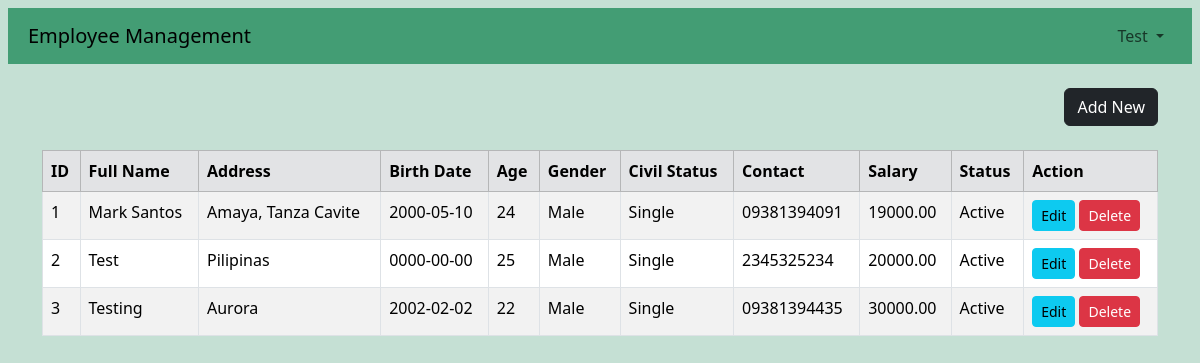
Page /index.php (signed in) on the committed database.
### tables this page shows
CREATE TABLE `employeefile` (
  `recid` bigint(20) NOT NULL,
  `fullname` varchar(255) NOT NULL,
  `address` varchar(255) NOT NULL,
  `birthdate` date NOT NULL,
  `age` int(11) NOT NULL,
  `gender` varchar(10) NOT NULL,
  `civilstat` varchar(20) NOT NULL,
  `contactnum` varchar(20) NOT NULL,
  `salary` decimal(10,2) NOT NULL,
  `isactive` tinyint(1) NOT NULL DEFAULT 1
);

### index.php (the view, shortened to what this page needs)
<!DOCTYPE html>
<html lang="en">
<head>
    <link href="https://cdn.jsdelivr.net/npm/bootstrap@5.3.3/dist/css/bootstrap.min.css" rel="stylesheet">
</head>
<body class="bg-success p-2 bg-opacity-25">
    <?php
    include "navbar.php";
    ?>
    <div class="container mt-4">
        <div class="d-flex justify-content-end">
            <a href="add_employee.php" class="btn btn-dark mb-4">Add New</a>
        </div>
        <div class="table-responsive">
            <table class="table table-striped table-bordered">
                <thead class="table-secondary">
                    <tr>
                        <th scope="col">ID</th>
                        <th scope="col">Full Name</th>
                        <th scope="col">Address</th>
                        <th scope="col">Birth Date</th>
                        <th scope="col">Age</th>
                        <th scope="col">Gender</th>
                        <th scope="col">Civil Status</th>
                        <th scope="col">Contact</th>
                        <th scope="col">Salary</th>
                        <th scope="col">Status</th>
                        <th scope="col">Action</th>
                    </tr>
                </thead>
                <tbody>
                    <?php
                    include "dbConnection.php";
                    $sql = "SELECT * FROM `employeefile`";
                    $stmt = $conn->prepare($sql);
                    $stmt->execute();
                    $result = $stmt->get_result();
                    if ($result->num_rows > 0) {
                        while ($row = $result->fetch_assoc()) {
                    ?>
                            <tr>
                                <td><?php echo htmlspecialchars($row['recid']); ?></td>
                                <td><?php echo htmlspecialchars($row['fullname']); ?></td>
                                <td><?php echo htmlspecialchars($row['address']); ?></td>
                                <td><?php echo htmlspecialchars($row['birthdate']); ?></td>
                                <td><?php echo htmlspecialchars($row['age']); ?></td>
                                <td><?php echo htmlspecialchars($row['gender']); ?></td>
                                <td><?php echo htmlspecialchars($row['civilstat']); ?></td>
                                <td><?php echo htmlspecialchars($row['contactnum']); ?></td>
                                <td><?php echo htmlspecialchars($row['salary']); ?></td>
                                <td><?php echo $row['isactive'] ? 'Active' : 'Inactive'; ?></td>
                                <td>
                                    <a href="edit_employee.php?recid=<?php echo $row['recid'] ?>" class="btn btn-info btn-sm">Edit</a>
                                    <a href="delete_employee.php?recid=<?php echo $row['recid'] ?>" class="btn btn-danger btn-sm">Delete</a>
                                </td>
                            </tr>
                    <?php
                        }
                    } else {
                        echo '<tr><td colspan="11" class="text-center">No employees found.</td></tr>';
                    }
                    ?>
                </tbody>
            </table>
        </div>
    </div>
</body>
</html>

### rows in the picture
employeefile: recid "1", fullname "Mark Santos", address "Amaya, Tanza Cavite", birthdate "2000-05-10", age "24", gender "Male", civilstat "Single", contactnum "09381394091", salary "19000.00", isactive "Active"
employeefile: recid "2", fullname "Test", address "Pilipinas", birthdate "0000-00-00", age "25", gender "Male", civilstat "Single", contactnum "2345325234", salary "20000.00", isactive "Active"
employeefile: recid "3", fullname "Testing", address "Aurora", birthdate "2002-02-02", age "22", gender "Male", civilstat "Single", contactnum "09381394435", salary "30000.00", isactive "Active"

### other values in the picture
$_SESSION['name'] "Test"
